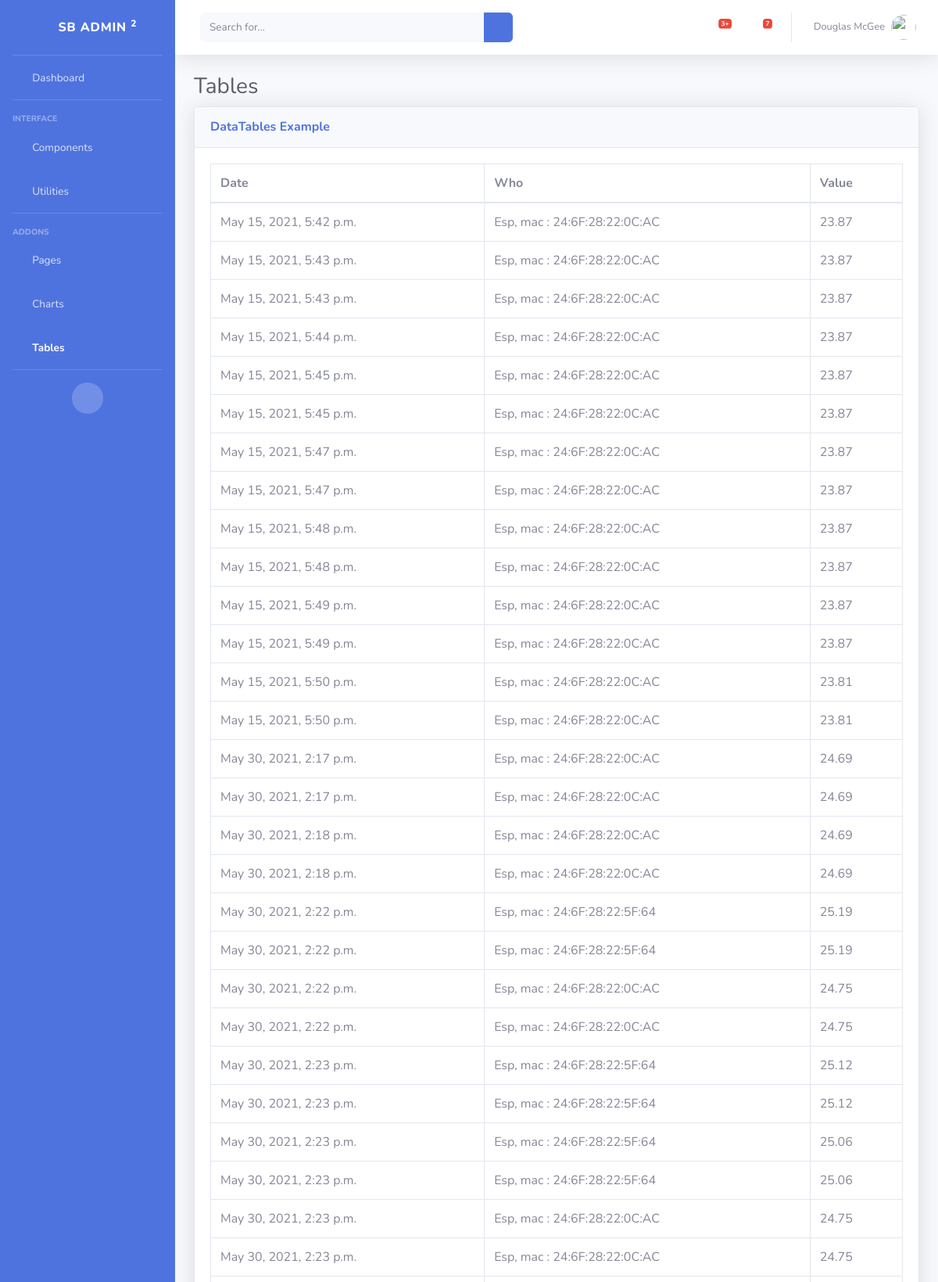
The page /tables/ (signed in, upper part) on the database its author committed.
### main/models.py (models this page shows, shortened)
class Temperature(models.Model):
    who = models.ForeignKey(Esp, on_delete=models.CASCADE)
    valeur = models.FloatField(blank=True)
    datetime = models.DateTimeField(auto_now=True)

class Esp(models.Model):
    mac = models.CharField(max_length=20, primary_key=True)
    def __str__(self):
        return 'Esp, mac : {}'.format(self.mac)

### main/views.py (the view)
# urls.py: path('tables/', mainViews.tables, name="tables"),
@login_required
def tables(request):
    context = {}
    context['temps'] = Temperature.objects.all()
    return render(request, "tables.html", context)

### main/templates/tables.html (shortened to what this page needs)
{% load static %}
<!DOCTYPE html>
<html lang="en">
<head>
    <link href="{% static 'vendor/fontawesome-free/css/all.min.css' %}" rel="stylesheet" type="text/css">
    <link href="{% static 'css/sb-admin-2.min.css' %}" rel="stylesheet">
    <link href="{% static 'vendor/datatables/dataTables.bootstrap4.min.css' %}" rel="stylesheet">
</head>
<body id="page-top">
    <div id="wrapper">
        <ul class="navbar-nav bg-gradient-primary sidebar sidebar-dark accordion" id="accordionSidebar">
            <a class="sidebar-brand d-flex align-items-center justify-content-center" href="index.html">
                <div class="sidebar-brand-icon rotate-n-15">
                    <i class="fas fa-laugh-wink"></i>
                </div>
                <div class="sidebar-brand-text mx-3">SB Admin <sup>2</sup></div>
            </a>
            <hr class="sidebar-divider my-0">
            <li class="nav-item">
                <a class="nav-link" href="{% url 'dashboard' %}">
                    <i class="fas fa-fw fa-tachometer-alt"></i>
                    <span>Dashboard</span></a>
            </li>
            <hr class="sidebar-divider">
            <div class="sidebar-heading">
                Interface
            </div>
            <li class="nav-item">
                <a class="nav-link collapsed" href="#" data-toggle="collapse" data-target="#collapseTwo"
                    aria-expanded="true" aria-controls="collapseTwo">
                    <i class="fas fa-fw fa-cog"></i>
                    <span>Components</span>
                </a>
            </li>
            <li class="nav-item">
                <a class="nav-link collapsed" href="#" data-toggle="collapse" data-target="#collapseUtilities"
                    aria-expanded="true" aria-controls="collapseUtilities">
                    <i class="fas fa-fw fa-wrench"></i>
                    <span>Utilities</span>
                </a>
            </li>
            <hr class="sidebar-divider">
            <div class="sidebar-heading">
                Addons
            </div>
            <li class="nav-item">
                <a class="nav-link collapsed" href="#" data-toggle="collapse" data-target="#collapsePages"
                    aria-expanded="true" aria-controls="collapsePages">
                    <i class="fas fa-fw fa-folder"></i>
                    <span>Pages</span>
                </a>
            </li>
            <li class="nav-item">
                <a class="nav-link" href="charts.html">
                    <i class="fas fa-fw fa-chart-area"></i>
                    <span>Charts</span></a>
            </li>
            <li class="nav-item active">
                <a class="nav-link" href="{% url 'tables' %}">
                    <i class="fas fa-fw fa-table"></i>
                    <span>Tables</span></a>
            </li>
            <hr class="sidebar-divider d-none d-md-block">
            <div class="text-center d-none d-md-inline">
                <button class="rounded-circle border-0" id="sidebarToggle"></button>
            </div>
        </ul>
        <div id="content-wrapper" class="d-flex flex-column">
            <div id="content">
                <nav class="navbar navbar-expand navbar-light bg-white topbar mb-4 static-top shadow">
                    <form
                        class="d-none d-sm-inline-block form-inline mr-auto ml-md-3 my-2 my-md-0 mw-100 navbar-search">
                        <div class="input-group">
                            <input type="text" class="form-control bg-light border-0 small" placeholder="Search for..."
                                aria-label="Search" aria-describedby="basic-addon2">
                            <div class="input-group-append">
                                <button class="btn btn-primary" type="button">
                                    <i class="fas fa-search fa-sm"></i>
                                </button>
                            </div>
                        </div>
                    </form>
                    <ul class="navbar-nav ml-auto">
                        <li class="nav-item dropdown no-arrow mx-1">
                            <a class="nav-link dropdown-toggle" href="#" id="alertsDropdown" role="button"
                                data-toggle="dropdown" aria-haspopup="true" aria-expanded="false">
                                <i class="fas fa-bell fa-fw"></i>
                                <span class="badge badge-danger badge-counter">3+</span>
                            </a>
                        </li>
                        <li class="nav-item dropdown no-arrow mx-1">
                            <a class="nav-link dropdown-toggle" href="#" id="messagesDropdown" role="button"
                                data-toggle="dropdown" aria-haspopup="true" aria-expanded="false">
                                <i class="fas fa-envelope fa-fw"></i>
                                <span class="badge badge-danger badge-counter">7</span>
                            </a>
                        </li>
                        <li class="nav-item dropdown no-arrow">
                            <a class="nav-link dropdown-toggle" href="#" id="userDropdown" role="button"
                                data-toggle="dropdown" aria-haspopup="true" aria-expanded="false">
                                <span class="mr-2 d-none d-lg-inline text-gray-600 small">Douglas McGee</span>
                                <img class="img-profile rounded-circle"
                                    src="{% static 'img/undraw_profile.svg' %}">
                            </a>
                        </li>
                    </ul>
                </nav>
                <div class="container-fluid">
                    <h1 class="h3 mb-2 text-gray-800">Tables</h1>
                    <div class="card shadow mb-4">
                        <div class="card-header py-3">
                            <h6 class="m-0 font-weight-bold text-primary">DataTables Example</h6>
                        </div>
                        <div class="card-body">
                            <div class="table-responsive">
                                <table class="table table-bordered" id="dataTable" width="100%" cellspacing="0">
                                    <thead>
                                        <tr>
                                            <th>Date</th>
                                            <th>Who</th>
                                            <th>Value</th>
                                        </tr>
                                    </thead>
                                    <tbody>
                                        {% for e in temps %}
                                        <tr>
                                            <td>{{e.datetime}}</td>
                                            <td>{{e.who}}</td>
                                            <td>{{e.valeur}}</td>
                                        </tr>
                                        {% endfor %}
                                    </tbody>
                                </table>
                            </div>
                        </div>
                    </div>
                </div>
            </div>
        </div>
    </div>
</body>
</html>

### rows shown on the page
Temperature: datetime "May 15, 2021, 5:42 p.m.", who "Esp, mac : 24:6F:28:22:0C:AC", valeur "23.87"
Temperature: datetime "May 15, 2021, 5:43 p.m.", who "Esp, mac : 24:6F:28:22:0C:AC", valeur "23.87"
Temperature: datetime "May 15, 2021, 5:43 p.m.", who "Esp, mac : 24:6F:28:22:0C:AC", valeur "23.87"
Temperature: datetime "May 15, 2021, 5:44 p.m.", who "Esp, mac : 24:6F:28:22:0C:AC", valeur "23.87"
Temperature: datetime "May 15, 2021, 5:45 p.m.", who "Esp, mac : 24:6F:28:22:0C:AC", valeur "23.87"
Temperature: datetime "May 15, 2021, 5:45 p.m.", who "Esp, mac : 24:6F:28:22:0C:AC", valeur "23.87"
Temperature: datetime "May 15, 2021, 5:47 p.m.", who "Esp, mac : 24:6F:28:22:0C:AC", valeur "23.87"
Temperature: datetime "May 15, 2021, 5:47 p.m.", who "Esp, mac : 24:6F:28:22:0C:AC", valeur "23.87"
Temperature: datetime "May 15, 2021, 5:48 p.m.", who "Esp, mac : 24:6F:28:22:0C:AC", valeur "23.87"
Temperature: datetime "May 15, 2021, 5:48 p.m.", who "Esp, mac : 24:6F:28:22:0C:AC", valeur "23.87"
Temperature: datetime "May 15, 2021, 5:49 p.m.", who "Esp, mac : 24:6F:28:22:0C:AC", valeur "23.87"
Temperature: datetime "May 15, 2021, 5:49 p.m.", who "Esp, mac : 24:6F:28:22:0C:AC", valeur "23.87"
Temperature: datetime "May 15, 2021, 5:50 p.m.", who "Esp, mac : 24:6F:28:22:0C:AC", valeur "23.81"
Temperature: datetime "May 15, 2021, 5:50 p.m.", who "Esp, mac : 24:6F:28:22:0C:AC", valeur "23.81"
Temperature: datetime "May 30, 2021, 2:17 p.m.", who "Esp, mac : 24:6F:28:22:0C:AC", valeur "24.69"
Temperature: datetime "May 30, 2021, 2:17 p.m.", who "Esp, mac : 24:6F:28:22:0C:AC", valeur "24.69"
Temperature: datetime "May 30, 2021, 2:18 p.m.", who "Esp, mac : 24:6F:28:22:0C:AC", valeur "24.69"
Temperature: datetime "May 30, 2021, 2:18 p.m.", who "Esp, mac : 24:6F:28:22:0C:AC", valeur "24.69"
Temperature: datetime "May 30, 2021, 2:22 p.m.", who "Esp, mac : 24:6F:28:22:5F:64", valeur "25.19"
Temperature: datetime "May 30, 2021, 2:22 p.m.", who "Esp, mac : 24:6F:28:22:5F:64", valeur "25.19"
Temperature: datetime "May 30, 2021, 2:22 p.m.", who "Esp, mac : 24:6F:28:22:0C:AC", valeur "24.75"
Temperature: datetime "May 30, 2021, 2:22 p.m.", who "Esp, mac : 24:6F:28:22:0C:AC", valeur "24.75"
Temperature: datetime "May 30, 2021, 2:23 p.m.", who "Esp, mac : 24:6F:28:22:5F:64", valeur "25.12"
Temperature: datetime "May 30, 2021, 2:23 p.m.", who "Esp, mac : 24:6F:28:22:5F:64", valeur "25.12"
Temperature: datetime "May 30, 2021, 2:23 p.m.", who "Esp, mac : 24:6F:28:22:5F:64", valeur "25.06"
Temperature: datetime "May 30, 2021, 2:23 p.m.", who "Esp, mac : 24:6F:28:22:5F:64", valeur "25.06"
Temperature: datetime "May 30, 2021, 2:23 p.m.", who "Esp, mac : 24:6F:28:22:0C:AC", valeur "24.75"
Temperature: datetime "May 30, 2021, 2:23 p.m.", who "Esp, mac : 24:6F:28:22:0C:AC", valeur "24.75"
